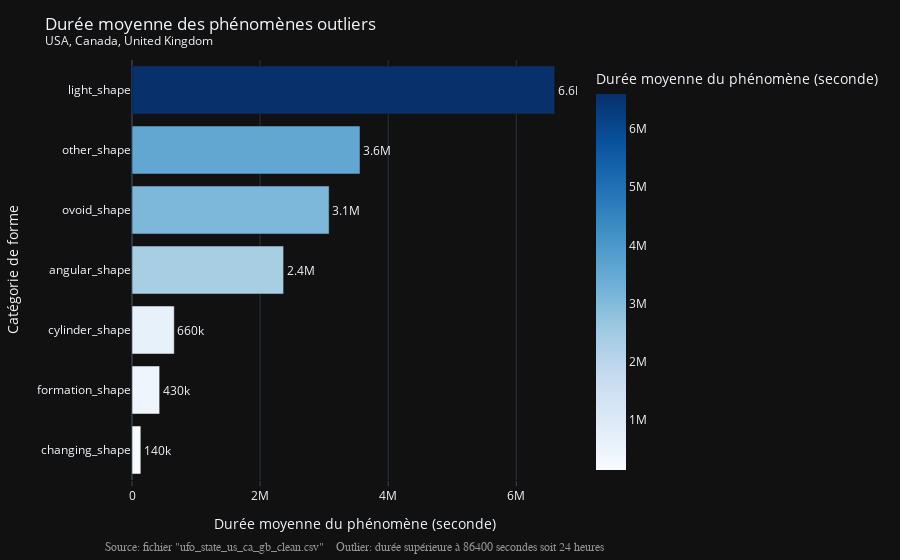

Here is the notebook cell this chart was saved with:
### Markdown cell above
Plotly

### Code cell
# graph
fig = px.bar(df_ufo_outliers_count_order,
             y='cat_UFO_shape',
             x='mean_length_of_encounter_seconds',
             text='mean_length_of_encounter_seconds',
             labels={'mean_length_of_encounter_seconds': 'Durée moyenne du phénomène (seconde)',
                     'cat_UFO_shape': 'Catégorie de forme'},
             color='mean_length_of_encounter_seconds',
             color_continuous_scale=COLOR_UFO_DURATION,
             template=TEMPLATE)

# text
fig.update_traces(texttemplate='%{text:.2s}',
                  textposition='outside')

fig.update_layout(
    title='Durée moyenne des phénomènes outliers<br><sup>USA, Canada, United Kingdom</sup>',
    showlegend=True)

# axes
fig.update_xaxes(showgrid=True, ticks="outside")

# annotations
annotations = []

# Source
annotations.append(dict(xref='paper', yref='paper', x=0.5, y=-0.14,
                        xanchor='center', yanchor='top',
                        text='Source: fichier "ufo_state_us_ca_gb_clean.csv"  ' +
                        '  Outlier: durée supérieure à 86400 secondes soit 24 heures',
                        font=dict(family='Arial',
                                  size=12,
                                  color='rgb(150,150,150)'),
                        showarrow=False))


fig.update_layout(annotations=annotations)

fig.show()

### Figure 1 — Plotly figure (JSON) as saved in the notebook; plotly's stock layout.template omitted (floating-point values rounded to 4 significant figures)
{"data": [{"alignmentgroup": "True", "hovertemplate": "Durée moyenne du phénomène (seconde)=%{marker.color}<br>Catégorie de forme=%{y}<extra></extra>", "legendgroup": "", "marker": {"color": [138150, 432000, 659800, 2367000.0, 3078000.0, 3560000.0, 6600000.0], "coloraxis": "coloraxis"}, "name": "", "offsetgroup": "", "orientation": "h", "showlegend": false, "text": [138150, 432000, 659800, 2367000.0, 3078000.0, 3560000.0, 6600000.0], "textposition": "outside", "texttemplate": "%{text:.2s}", "type": "bar", "x": [138150, 432000, 659800, 2367000.0, 3078000.0, 3560000.0, 6600000.0], "xaxis": "x", "y": ["changing_shape", "formation_shape", "cylinder_shape", "angular_shape", "ovoid_shape", "other_shape", "light_shape"], "yaxis": "y"}], "layout": {"annotations": [{"font": {"color": "rgb(150,150,150)", "family": "Arial", "size": 12}, "showarrow": false, "text": "Source: fichier \"ufo_state_us_ca_gb_clean.csv\"    Outlier: durée supérieure à 86400 secondes soit 24 heures", "x": 0.5, "xanchor": "center", "xref": "paper", "y": -0.14, "yanchor": "top", "yref": "paper"}], "barmode": "relative", "coloraxis": {"colorbar": {"title": {"text": "Durée moyenne du phénomène (seconde)"}}, "colorscale": [[0, "rgb(247,251,255)"], [0.125, "rgb(222,235,247)"], [0.25, "rgb(198,219,239)"], [0.375, "rgb(158,202,225)"], [0.5, "rgb(107,174,214)"], [0.625, "rgb(66,146,198)"], [0.75, "rgb(33,113,181)"], [0.875, "rgb(8,81,156)"], [1, "rgb(8,48,107)"]]}, "legend": {"tracegroupgap": 0}, "margin": {"t": 60}, "showlegend": true, "title": {"text": "Durée moyenne des phénomènes outliers<br><sup>USA, Canada, United Kingdom</sup>"}, "xaxis": {"anchor": "y", "domain": [0, 1], "showgrid": true, "ticks": "outside", "title": {"text": "Durée moyenne du phénomène (seconde)"}}, "yaxis": {"anchor": "x", "domain": [0, 1], "title": {"text": "Catégorie de forme"}}}}
